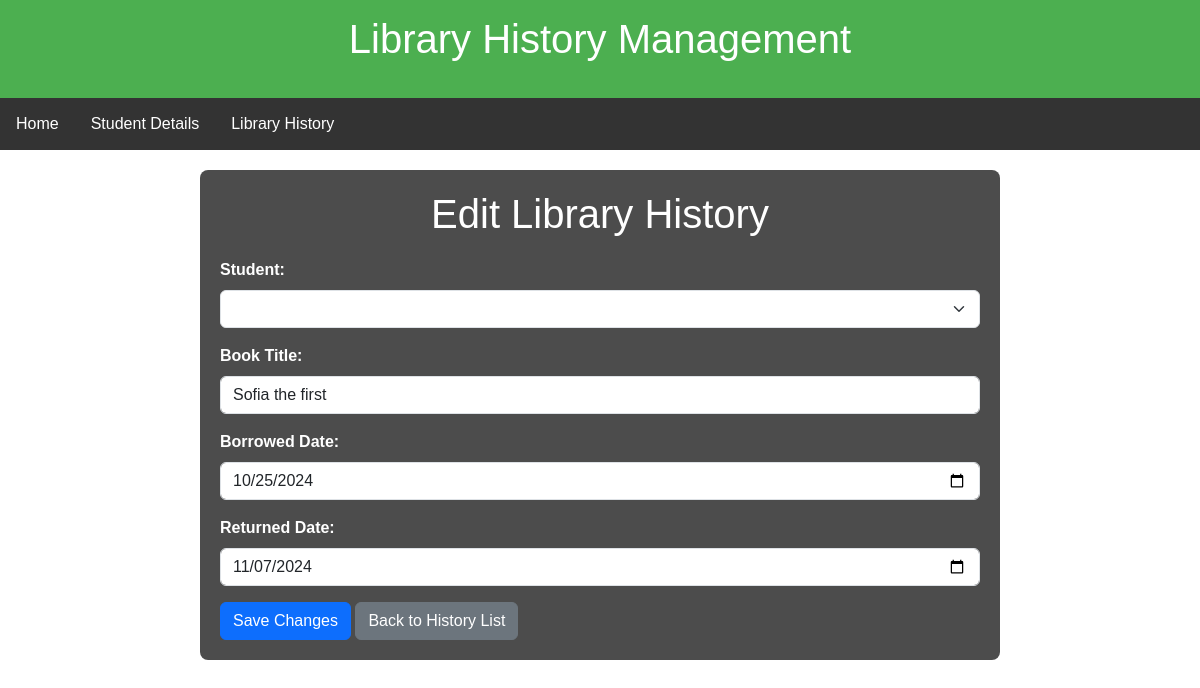
Screenshot of /library/edit/1/ with the database file from the repository.
### school/models.py (models this page shows, shortened)
class LibraryHistory(models.Model):
    student = models.ForeignKey(Student, on_delete=models.CASCADE)
    book_title = models.CharField(max_length=255)
    borrowed_date = models.DateField()  # Ensure this field name is correct
    returned_date = models.DateField(null=True, blank=True)

### school/views.py (the view)
# urls.py: path('library/edit/<int:history_id>/', edit_library_history, name='edit_library_history'),
def edit_library_history(request, history_id):
    history_record = get_object_or_404(LibraryHistory, id=history_id)
    if request.method == "POST":
        form = LibraryHistoryForm(request.POST, instance=history_record)
        if form.is_valid():
            form.save()
            return redirect('library_history_list')
    else:
        form = LibraryHistoryForm(instance=history_record)
    return render(request, 'edit_library_history.html', {'form': form})

### school/forms.py
class LibraryHistoryForm(forms.ModelForm):
    class Meta:
        model = LibraryHistory
        fields = ['student', 'book_title', 'borrowed_date', 'returned_date']

### Templates/edit_library_history.html (shortened to what this page needs)
{% load static %}
<!DOCTYPE html>
<html lang="en">
<head>
    <link href="https://cdn.jsdelivr.net/npm/bootstrap@5.3.3/dist/css/bootstrap.min.css" rel="stylesheet">
</head>
<body>
    <header>
        <h1>Library History Management</h1>
    </header>
    <nav>
        <ul>
            <li><a href="{% url 'home' %}">Home</a></li>
            <li><a href="{% url 'student_list' %}">Student Details</a></li>
            <li><a href="{% url 'library_history_list' %}">Library History</a></li>
        </ul>
    </nav>
    <div class="container">
        <h1>Edit Library History</h1>
        <form method="POST">
            <div class="mb-3">
                <label for="student" class="form-label">Student:</label>
                <select id="student" name="student" class="form-select" required>
                </select>
            </div>
            <div class="mb-3">
                <label for="book_title" class="form-label">Book Title:</label>
                <input type="text" id="book_title" name="book_title" class="form-control" value="{{ form.instance.book_title }}" required>
            </div>
            <div class="mb-3">
                <label for="borrowed_date" class="form-label">Borrowed Date:</label>
                <input type="date" id="borrowed_date" name="borrowed_date" class="form-control" value="{{ form.instance.borrowed_date|date:'Y-m-d' }}" required>
            </div>
            <div class="mb-3">
                <label for="returned_date" class="form-label">Returned Date:</label>
                <input type="date" id="returned_date" name="returned_date" class="form-control" value="{{ form.instance.returned_date|date:'Y-m-d' }}">
            </div>
            <button type="submit" class="btn btn-primary">Save Changes</button>
            <a href="{% url 'library_history_list' %}" class="btn btn-secondary">Back to History List</a>
        </form>
    </div>
</body>
</html>

### rows the page displays
LibraryHistory: book_title "Sofia the first", borrowed_date "10/25/2024", returned_date "11/07/2024"
